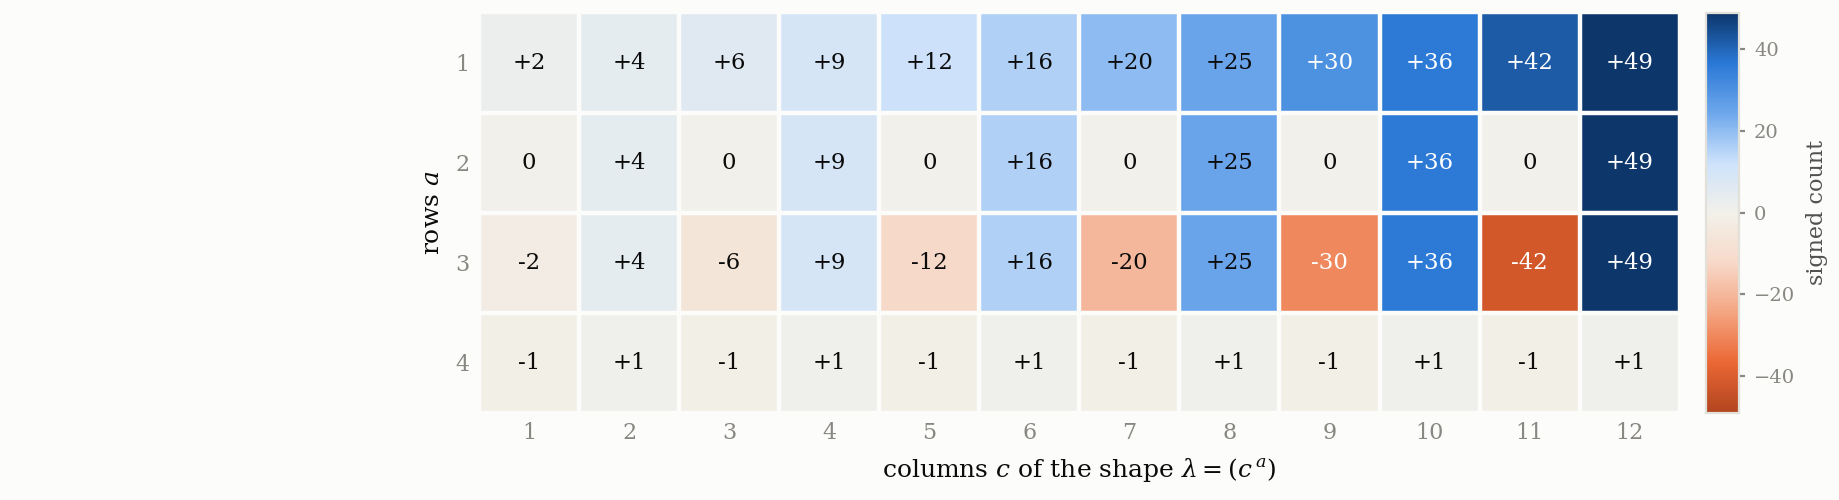

Reproduce this figure in Python.
"""
Figure: the (-1)-enumeration of plane partitions in a box, with its product formula.

Authors: Carles Marin, Claude (AI assistant).

At t = 2 the weight in the enumerative corollary is (-1)^{m_2(T)}, and for a rectangular shape
(c^a) the tableaux are plane partitions in an a x (4-a) x c box. Setting z = 1 gives the plain
signed count, which the main theorem evaluates as  eps * d1 d2 d3 / (2 t^2).

Every value below is that closed form, cross-checked against a direct enumeration of the tableaux
(printed when the script runs), so the picture is data rather than assertion.

Form: the data is a small dense grid of signed integers, so this is a matrix with the values
printed, not a surface -- in three dimensions the bars occlude one another and the cell a value
belongs to stops being legible. Palette: diverging, one hue per sign with a neutral zero, per the
polarity rule; the printed integers mean the encoding is never colour alone.
"""
import sys, os
import numpy as np
import matplotlib
matplotlib.use("Agg")
import matplotlib.pyplot as plt
from matplotlib.colors import LinearSegmentedColormap, TwoSlopeNorm

from theorem_full import setup, lambda11        # noqa: E402
from enumeration import tableau_sum             # noqa: E402
from mpmath import mpf                          # noqa: E402

SURFACE = "#fcfcfb"; INK = "#0b0b0b"; SECOND = "#52514e"; MUTED = "#898781"; GRID = "#e1e0d9"
NEG_RAMP = ["#b2451f", "#eb6834", "#f4a582", "#f7d9c9"]
POS_RAMP = ["#cde2fb", "#6da7ec", "#2a78d6", "#0d366b"]
CMAP = LinearSegmentedColormap.from_list("div", NEG_RAMP + ["#f2f1ea"] + POS_RAMP)

plt.rcParams.update({"font.family": "serif", "font.serif": ["DejaVu Serif"],
                     "mathtext.fontset": "dejavuserif", "font.size": 9,
                     "figure.facecolor": SURFACE, "axes.facecolor": SURFACE,
                     "savefig.facecolor": SURFACE})

T = 2
RMAX, CMAX = 4, 12


def signed_count(r, c):
    """eps * d1 d2 d3 / (2 t^2): the theorem evaluated at z = 1."""
    lam = tuple([c] * r)
    st = setup(lam, T)
    if st is None:
        return 0
    beta, Ac, Bc = st
    a1, a2 = beta[Ac[0]], beta[Ac[1]]
    b1, b2 = beta[Bc[0]], beta[Bc[1]]
    d = (a1 - a2, b1 - b2, abs(a1 + a2 - b1 - b2))
    if d[2] == 0:
        return 0
    l11 = lambda11(beta, Ac, Bc, len(beta))
    eps = (-1) ** (T + (T + 2) * (T + 3) // 2) * l11 * (1 if a1 + a2 - b1 - b2 > 0 else -1)
    num = eps * d[0] * d[1] * d[2]
    assert num % (2 * T * T) == 0, (r, c, d)
    return num // (2 * T * T)


print("cross-check of the closed form against a direct enumeration of the tableaux:")
bad = 0
for r in range(1, RMAX + 1):
    for c in range(1, 5):
        direct = float(tableau_sum(tuple([c] * r), T, mpf(1)).real)
        closed = signed_count(r, c)
        ok = abs(direct - closed) < 1e-9
        bad += (not ok)
        print(f"   box {r}x{c}: direct {direct:+7.1f}   closed form {closed:+4d}   {ok}")
print(f"   mismatches: {bad}\n")

M = np.array([[signed_count(r, c) for c in range(1, CMAX + 1)]
              for r in range(1, RMAX + 1)], dtype=float)
lim = np.abs(M).max()

fig, ax = plt.subplots(figsize=(9.2, 2.5))
im = ax.imshow(M, cmap=CMAP, norm=TwoSlopeNorm(vmin=-lim, vcenter=0, vmax=lim),
               aspect="equal", origin="upper")
for i in range(RMAX):
    for j in range(CMAX):
        v = int(M[i, j])
        shade = abs(v) / lim
        ax.text(j, i, f"{v:+d}" if v else "0", ha="center", va="center", fontsize=8.2,
                color=("#ffffff" if shade > 0.55 else INK))
ax.set_xticks(range(CMAX)); ax.set_xticklabels(range(1, CMAX + 1))
ax.set_yticks(range(RMAX)); ax.set_yticklabels(range(1, RMAX + 1))
ax.set_xlabel(r"columns $c$ of the shape $\lambda=(c^{\,a})$", color=INK, labelpad=4)
ax.set_ylabel(r"rows $a$", color=INK)
ax.tick_params(colors=MUTED, labelsize=8, length=0)
for s in ax.spines.values():
    s.set_visible(False)
ax.set_xticks(np.arange(-0.5, CMAX, 1), minor=True)
ax.set_yticks(np.arange(-0.5, RMAX, 1), minor=True)
ax.grid(which="minor", color=SURFACE, linewidth=1.6)
ax.tick_params(which="minor", length=0)

cb = fig.colorbar(im, ax=ax, fraction=0.020, pad=0.015, aspect=12)
cb.set_label("signed count", fontsize=8, color=SECOND)
cb.ax.tick_params(labelsize=7, colors=MUTED, length=2)
cb.outline.set_edgecolor(GRID)

fig.tight_layout(pad=0.5)
out = os.path.join(os.path.dirname(__file__), "fig_signed")
fig.savefig(out + ".pdf"); fig.savefig(out + ".png", dpi=200)
print("wrote", out + ".pdf/.png")
